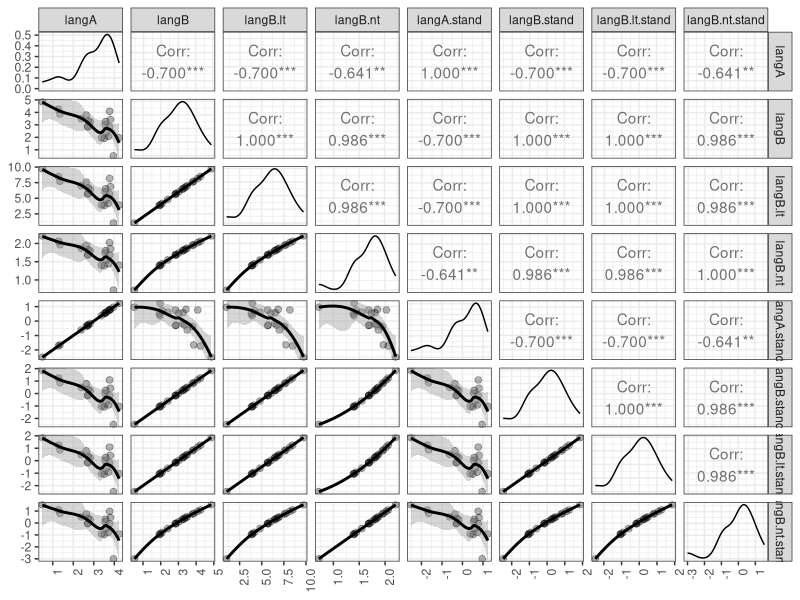
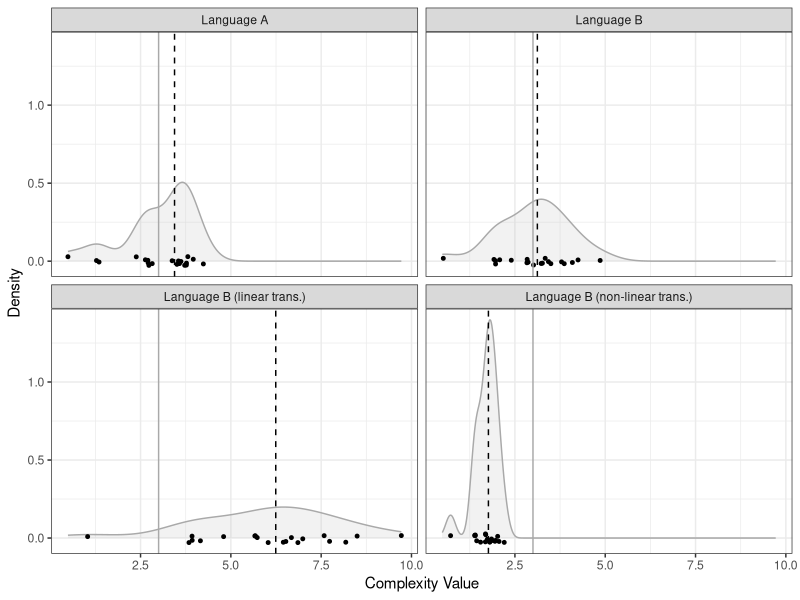
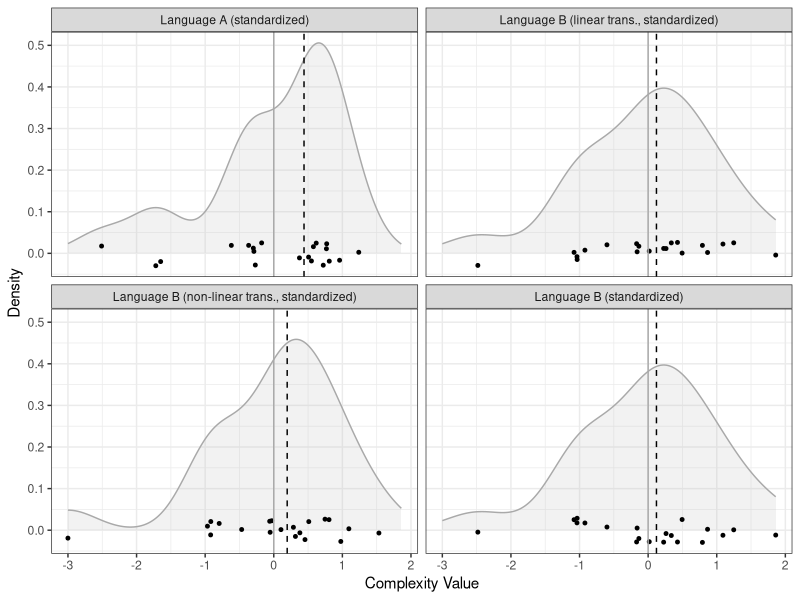
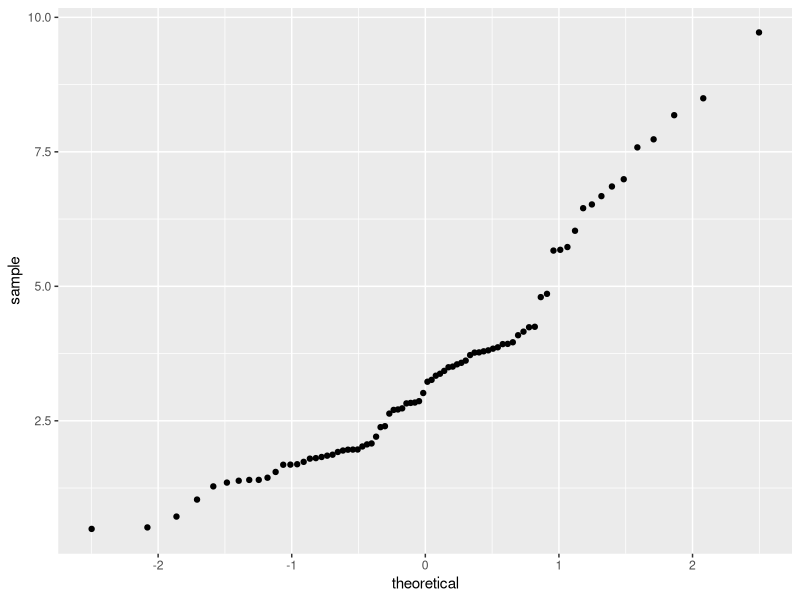

The R script that drew these images, in order: (Note: this script raises an error after producing the figures.)
## ---- chunk 1
knitr::opts_chunk$set(echo = TRUE)
## ---- chunk 2
# R version
sessionInfo()$R.version$version.string
# platform
sessionInfo()$R.version$platform 
## ---- chunk 3
library(MASS)
library(ggplot2)
library(plyr)
library(GGally)
library(rstatix)
## ---- chunk 4
# version of packages loaded
installed.packages()[names(sessionInfo()$otherPkgs), "Version"]
## ---- chunk 5
# set the seed for random number generation in order to 
# get the same result when the code is re-run
set.seed(1)
# set parameters
n = 20 # number of datapoints
r = -0.7 # predefined correlation
a = 2 # constant for linear transformation
# generate the data
data <- mvrnorm(n = n, mu = c(3, 3), Sigma = matrix(c(1, r, r, 1), nrow = 2), 
                empirical = TRUE)
langA <- data[, 1]
langB <- data[, 2]
# apply linear transformation to language B measures
langB.lt <- langB*a
# apply non-linear transformation to language B measures
langB.nt <- sqrt(langB)
## ---- chunk 6
langA.stand <- scale(langA)
langB.stand <- scale(langB)
langB.lt.stand <- scale(langB.lt)
langB.nt.stand <- scale(langB.nt)
## ---- chunk 7
# short format
simulation.df.short <- data.frame(langA, langB, langB.lt, langB.nt, langA.stand, langB.stand, 
                                  langB.lt.stand, langB.nt.stand)
# long format
# non-standardized
value <- c(langA, langB, langB.lt, langB.nt)
measurement <- rep(c(1:n), times = 4)
language <- c(rep("Language A", times = n), 
              rep("Language B", times = n),
              rep("Language B (linear trans.)", times = n), 
              rep("Language B (non-linear trans.)", times = n)
              )
simulation.df.long <- data.frame(language, measurement, value)
head(simulation.df.long)
# standardized
value <- c(langA.stand, langB.stand, langB.lt.stand, langB.nt.stand)
measurement <- rep(c(1:n), times = 4)
language <- c(rep("Language A (standardized)", times = n), 
              rep("Language B (standardized)", times = n),
              rep("Language B (linear trans., standardized)", times = n),
              rep("Language B (non-linear trans., standardized)", times = n)
              )
simulation.df.long.stand <- data.frame(language, measurement, value)
head(simulation.df.long.stand)
## ---- chunk 8
simulation.scatterplot <- ggpairs(simulation.df.short, 
                        lower = list(continuous = wrap("smooth_loess", alpha = 0.3, 
                                                       lwd = 0.5, size = 2))) +
                        #upper = list(continuous = wrap('cor', method = "spearman"))) +
                        theme_bw() +
                        theme(axis.text.x = element_text(angle = 90, hjust = 1))
print(simulation.scatterplot)
## ---- chunk 9
# get mean values for each language
mu <- ddply(simulation.df.long, "language", summarise, grp.mean = mean(value, na.rm = T))
# get median values for each language
med <- ddply(simulation.df.long, "language", summarise, grp.median = median(value, na.rm = T))
# get standard deviation values for each language
sdev <- ddply(simulation.df.long, "language", summarise, grp.sd = sd(value, na.rm = T)) 
## ---- chunk 10
density.plot <- ggplot(simulation.df.long, aes(x = value)) +
 geom_density(alpha = .2, fill = "grey", color = "darkgrey") +
 geom_jitter(data = simulation.df.long, aes(x = value, y = 0), 
             size = 1, height = 0.03, width = 0) + # add some jitter to prevent overplotting
  geom_vline(aes(xintercept = 3), color = "darkgrey") +
  geom_vline(data = med, aes(xintercept = grp.median), linetype = "dashed") +
  facet_wrap(~ language) +
  #xlim(-3, 3) +
  labs(x = "Complexity Value", y = "Density") +
  theme_bw() +
  theme(legend.position = "none") 
print(density.plot)
## ---- chunk 11
# get mean values for each language
mu <- ddply(simulation.df.long.stand, "language", summarise, grp.mean = mean(value, na.rm = T))
# get median values for each language
med <- ddply(simulation.df.long.stand, "language", summarise, grp.median = median(value, na.rm = T))
# get standard deviation values for each language
sdev <- ddply(simulation.df.long.stand, "language", summarise, grp.sd = sd(value, na.rm = T)) 
## ---- chunk 12
density.plot.stand <- ggplot(simulation.df.long.stand, aes(x = value)) +
 geom_density(alpha = .2, fill = "grey", color = "darkgrey") +
 geom_jitter(data = simulation.df.long.stand, aes(x = value, y = 0), 
             size = 1, height = 0.03, width = 0) + # add some jitter to prevent overplotting
  geom_vline(aes(xintercept = 0), color = "darkgrey") +
  geom_vline(data = med, aes(xintercept = grp.median), linetype = "dashed") +
  facet_wrap(~ language) +
  #xlim(-3, 3) +
  labs(x = "Complexity Value", y = "Density") +
  theme_bw() +
  theme(legend.position = "none") 
print(density.plot.stand)
## ---- chunk 13
#ggsave("Figures/Simulation/scatterplot.pdf", density.plot, dpi = 300, scale = 1, 
#       device = cairo_pdf)
## ---- chunk 14
ggplot(simulation.df.long, aes(sample = value)) + 
  stat_qq()
## ---- chunk 15
# we add some random noise here to the value vector with
# the function jitter(), since we otherwise get warnings due to ties in the data
p.values <- pairwise.wilcox.test(jitter(simulation.df.long$value), simulation.df.long$language, 
                     paired = F, p.adjust.method = "holm") 
p.values$p.value
## ---- chunk 16
# non-standardized
effect.sizes <- wilcox_effsize(simulation.df.long, value ~ language, paired = F)
# standardized
effect.sizes.stand <- wilcox_effsize(simulation.df.long.stand, value ~ language, paired = F)
#print(effect.sizes)
## ---- chunk 17
# non-standardized
effect.sizes.plot <- ggplot(as.data.frame(effect.sizes), aes(group1, group2)) +
  geom_tile(aes(fill = effsize), color = "white") +
  scale_fill_gradient2(low = "light blue", mid = "light grey", high = "red", 
                       midpoint = 0.5, limit = c(0,1)) +
  geom_text(aes(label = round(effsize, 2))) +
  labs(x = "", y = "") +
  theme_minimal() +
  theme(axis.text.x = element_text(angle = 45, hjust = 1))
effect.sizes.plot
## ---- chunk 18
effect.sizes.plot.stand <- ggplot(as.data.frame(effect.sizes.stand), aes(group1, group2)) +
  geom_tile(aes(fill = effsize), color = "white") +
  scale_fill_gradient2(low = "light blue", mid = "light grey", high = "red", 
                       midpoint = 0.5, limit = c(0,1)) +
  geom_text(aes(label = round(effsize, 2))) +
  labs(x = "", y = "") +
  theme_minimal() +
  theme(axis.text.x = element_text(angle = 45, hjust = 1))
effect.sizes.plot.stand
